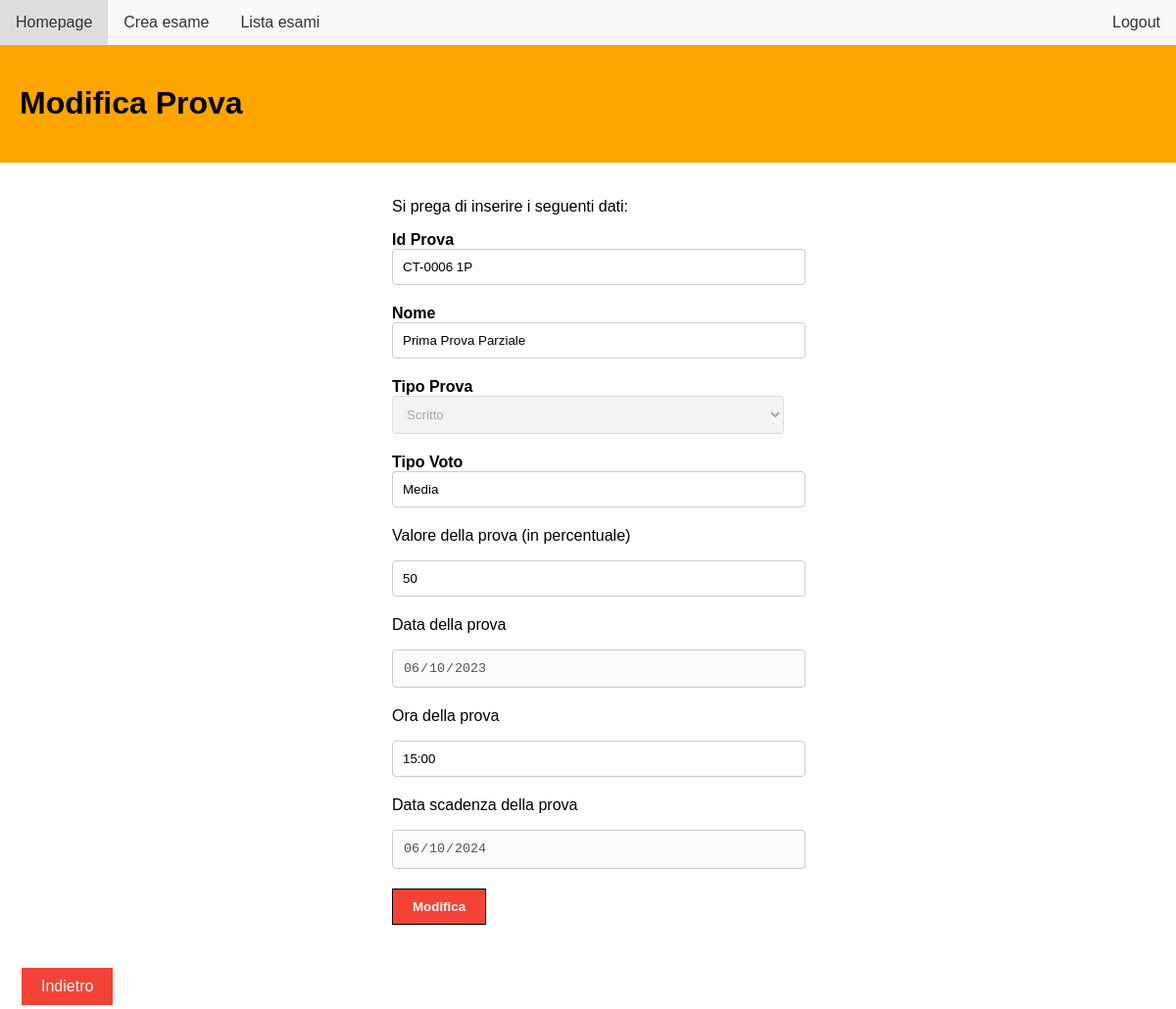
Page /modify_test/CT-0006 1P (signed in) on the committed database.
### db_setup.py (models this page shows, shortened)
class Prova( db.Model ):
    idP = db.Column(db.String(100), primary_key=True)
    nome_prova = db.Column(db.String(100))
    tipo_prova = db.Column(Enum('scritto', 'orale', 'pratico', 'completo'), name='tipo_prova')
    tipo_voto = db.Column(db.String(100))
    percentuale = db.Column(db.Integer)
    data = db.Column(db.Date)
    ora_prova = db.Column(db.String(100))
    data_scadenza = db.Column(db.Date)
    idE = db.Column(db.String(100), db.ForeignKey('esame.idE'))
    idD = db.Column(db.Integer, db.ForeignKey('docente.idD'))

### routes.py (the view, shortened to what this page needs)
@bp.route('/modify_test/<string:idP>', methods=['GET', 'POST'])
@login_required
def modify_prova(idP):
    from db_setup import Prova, Studente, Appelli, db
    from forms import Modify_Test
    prova = db.session.query(Prova).filter(Prova.idP == idP).first()
    form = Modify_Test(obj=prova)
    prova = db.session.query(Prova).filter(Prova.idP == idP).first()
    lista_studenti = (
        db.session.query(Studente)
        .join(Appelli)
        .filter(Appelli.idP == idP)
        .all()
    )
    return flask.render_template('modify_test.html', form=form, idP=idP, prova=prova, lista_studenti=lista_studenti)

### forms.py
class Modify_Test(FlaskForm):
    enable_edit = BooleanField('Enable Edit')
    idP = StringField('Id Prova', validators=[InputRequired(), Length(max=50)], render_kw={"placeholder": "Id Prova"})
    nome_prova = StringField('Nome', validators=[InputRequired(), Length(max=50)], render_kw={"placeholder": "Nome"})
    tipo_prova = SelectField('Tipo Prova', choices=[('scritto', 'Scritto'), ('orale', 'Orale'), ('pratico', 'Pratico'), ('completo', 'Completo')], validators=[InputRequired()])
    tipo_voto = StringField('Tipo Voto', validators=[InputRequired(), Length(max=50)], render_kw={"placeholder": "Tipo Voto"})
    percentuale = StringField('Percentuale', validators=[InputRequired(), Length(max=50)], render_kw={"placeholder": "Percentuale"})
    data = DateField('Data', validators=[InputRequired()], format='%Y-%m-%d')
    ora_prova = TimeField('Ora prova', validators=[InputRequired()], format='%H:%M')
    data_scadenza = DateField('Data Scadenza', validators=[InputRequired()], format='%Y-%m-%d')
    submit = SubmitField('Modifica Prova')

### routes.py (called while the page is built)
@login_manager.user_loader
def load_user(user_id):
    from db_setup import Docente
    return Docente.query.get(user_id)

### app/templates/modify_test.html (shortened to what this page needs)
<!DOCTYPE html>
<html lang="en">
<head>
    <link rel="stylesheet" href="../static/create_exam.css">
    <link rel="stylesheet" href="../static/goback.css">
</head>
<body>
    <ul>
        <li><a href="{{ url_for('routes.homepage') }}">Homepage</a></li>
        <li><a href="{{ url_for('routes.create_exam') }}">Crea esame</a></li>
        <li><a href="{{ url_for('routes.view_exams') }}">Lista esami</a></li>
        <li style="float:right"><a href="{{ url_for('routes.login') }}">Logout</a></li>
    </ul>
    <div id="Create_Test" class="w3-container">
        <h1>Modifica Prova</h1>
    </div>
    <form id="create_test" method="POST" action="{{ url_for('routes.modify_prova', idP=idP) }}">
        <p>Si prega di inserire i seguenti dati:</p>
        <div class="form-group">
            {{ form.idP.label(class="w3-label") }}
            {% if form.enable_edit.data %}
                {{ form.idP(class="w3-input w3-border", placeholder="Id Prova") }}
            {% else %}
                {{ form.idP(class="w3-input w3-border", placeholder="Id Prova", readonly="readonly") }}
            {% endif %}
        </div>
        <div class="form-group">
            {{ form.nome_prova.label(class="w3-label") }}
            {% if form.enable_edit.data %}
                {{ form.nome_prova(class="w3-input w3-border", placeholder="Nome Prova") }}
            {% else %}
                {{ form.nome_prova(class="w3-input w3-border", placeholder="Nome Prova", readonly="readonly") }}
            {% endif %}
        </div>
        <div class="form-group">
            {{ form.tipo_prova.label(class="w3-label") }}
            {% if form.enable_edit.data %}
                {{ form.tipo_prova(class="w3-input w3-border") }}
            {% else %}
                {{ form.tipo_prova(class="w3-input w3-border", disabled="disabled") }}
            {% endif %}
        </div>
        <div class="form-group">
            {{ form.tipo_voto.label(class="w3-label") }}
            {% if form.enable_edit.data %}
                {{ form.tipo_voto(class="w3-input w3-border", placeholder="Tipo Voto") }}
            {% else %}
                {{ form.tipo_voto(class="w3-input w3-border", placeholder="Tipo Voto", readonly="readonly") }}
            {% endif %}
        </div>
        <div class="form-group">
            <p>Valore della prova (in percentuale)</p>
            {% if form.enable_edit.data %}
                {{ form.percentuale(class="w3-input w3-border", placeholder="Percentuale") }}
            {% else %}
                {{ form.percentuale(class="w3-input w3-border", placeholder="Percentuale", readonly="readonly") }}
            {% endif %}
        </div>
        <div class="form-group">
            <p>Data della prova</p>
            {% if form.enable_edit.data %}
                {{ form.data(class="w3-input w3-border") }}
            {% else %}
                {{ form.data(class="w3-input w3-border", disabled="disabled") }}
            {% endif %}
        </div>
        <div class="form-group">
            <p>Ora della prova</p>
            {% if form.enable_edit.data %}
                <input type="text" class="w3-input w3-border" id="ora_prova" name="ora_prova" value="{{ prova.ora_prova }}" onclick="enableEdit()">
            {% else %}
                <input type="text" class="w3-input w3-border" id="ora_prova" name="ora_prova" value="{{ prova.ora_prova }}" readonly>
            {% endif %}
        </div>
        <div class="form-group">
            <p>Data scadenza della prova</p>
            {% if form.enable_edit.data %}
                {{ form.data_scadenza(class="w3-input w3-border") }}
            {% else %}
                {{ form.data_scadenza(class="w3-input w3-border", disabled="disabled") }}
            {% endif %}
        </div>
        <div class="form-group">
            {% if form.enable_edit.data %}
                {{ form.submit(class="w3-btn w3-red w3-hover-green w3-border-black") }}
            {% else %}
                <button type="button" class="w3-btn w3-red w3-hover-green w3-border-black" onclick="enableEdit()">Modifica</button>
            {% endif %}
        </div>
    </form>
    <button id="goback" onclick="goBack()" class="button-goback">Indietro</button>
</body>
</html>

### app/static/create_exam.css (style rules this page uses)
#Crea_Esame, #Create_Test { background-color: orange; color: black; padding: 20px; }
.w3-label { font-weight: bold; }
body { font-family: Arial, sans-serif; margin: 0; padding: 0; }
ul { list-style-type: none; margin: 0; padding: 0; overflow: hidden; background-color: #f8f8f8; }
li { float: left; }
li a { display: block; color: #333; text-align: center; padding: 14px 16px; text-decoration: none; }
form { max-width: 400px; margin: 0 auto; padding: 20px; }
.form-group { margin-bottom: 20px; }
.w3-input { width: 100%; padding: 10px; border: 1px solid #ccc; border-radius: 4px; }
.w3-btn { padding: 10px 20px; border: none; cursor: pointer; font-weight: bold; }
.w3-red { background-color: #f44336; color: white; }
.w3-border-black { border: 1px solid black; }

### app/static/goback.css (style rules this page uses)
.button-goback { background-color: #f44336; color: white; border: none; padding: 10px 20px; text-align: center; text-decoration: none; display: inline-block; font-size: 16px; margin: 4px 2px; cursor: pointer; position: relative; left: 20px; }

### rows in the picture
Prova: idP "CT-0006 1P", nome_prova "Prima Prova Parziale", tipo_prova "Scritto", tipo_voto "Media", percentuale "50", data "06/10/2023", ora_prova "15:00", data_scadenza "06/10/2024"
